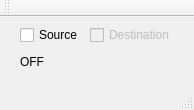
<?xml version="1.0" encoding="UTF-8"?>
<ui version="4.0">
 <class>MainWindow</class>
 <widget class="QMainWindow" name="MainWindow">
  <property name="geometry">
   <rect>
    <x>0</x>
    <y>0</y>
    <width>194</width>
    <height>110</height>
   </rect>
  </property>
  <property name="windowTitle">
   <string>MainWindow</string>
  </property>
  <widget class="QWidget" name="centralWidget">
   <widget class="QCheckBox" name="checkBox_Source">
    <property name="geometry">
     <rect>
      <x>20</x>
      <y>10</y>
      <width>72</width>
      <height>16</height>
     </rect>
    </property>
    <property name="text">
     <string>Source</string>
    </property>
   </widget>
   <widget class="QCheckBox" name="checkBox_Destination">
    <property name="enabled">
     <bool>false</bool>
    </property>
    <property name="geometry">
     <rect>
      <x>90</x>
      <y>10</y>
      <width>81</width>
      <height>16</height>
     </rect>
    </property>
    <property name="text">
     <string>Destination</string>
    </property>
   </widget>
   <widget class="QLabel" name="label_OnOff">
    <property name="geometry">
     <rect>
      <x>20</x>
      <y>40</y>
      <width>46</width>
      <height>10</height>
     </rect>
    </property>
    <property name="text">
     <string>OFF</string>
    </property>
   </widget>
  </widget>
  <widget class="QMenuBar" name="menuBar">
   <property name="geometry">
    <rect>
     <x>0</x>
     <y>0</y>
     <width>194</width>
     <height>15</height>
    </rect>
   </property>
  </widget>
  <widget class="QToolBar" name="mainToolBar">
   <attribute name="toolBarArea">
    <enum>TopToolBarArea</enum>
   </attribute>
   <attribute name="toolBarBreak">
    <bool>false</bool>
   </attribute>
  </widget>
  <widget class="QStatusBar" name="statusBar"/>
 </widget>
 <layoutdefault spacing="6" margin="11"/>
 <resources/>
 <connections/>
</ui>
